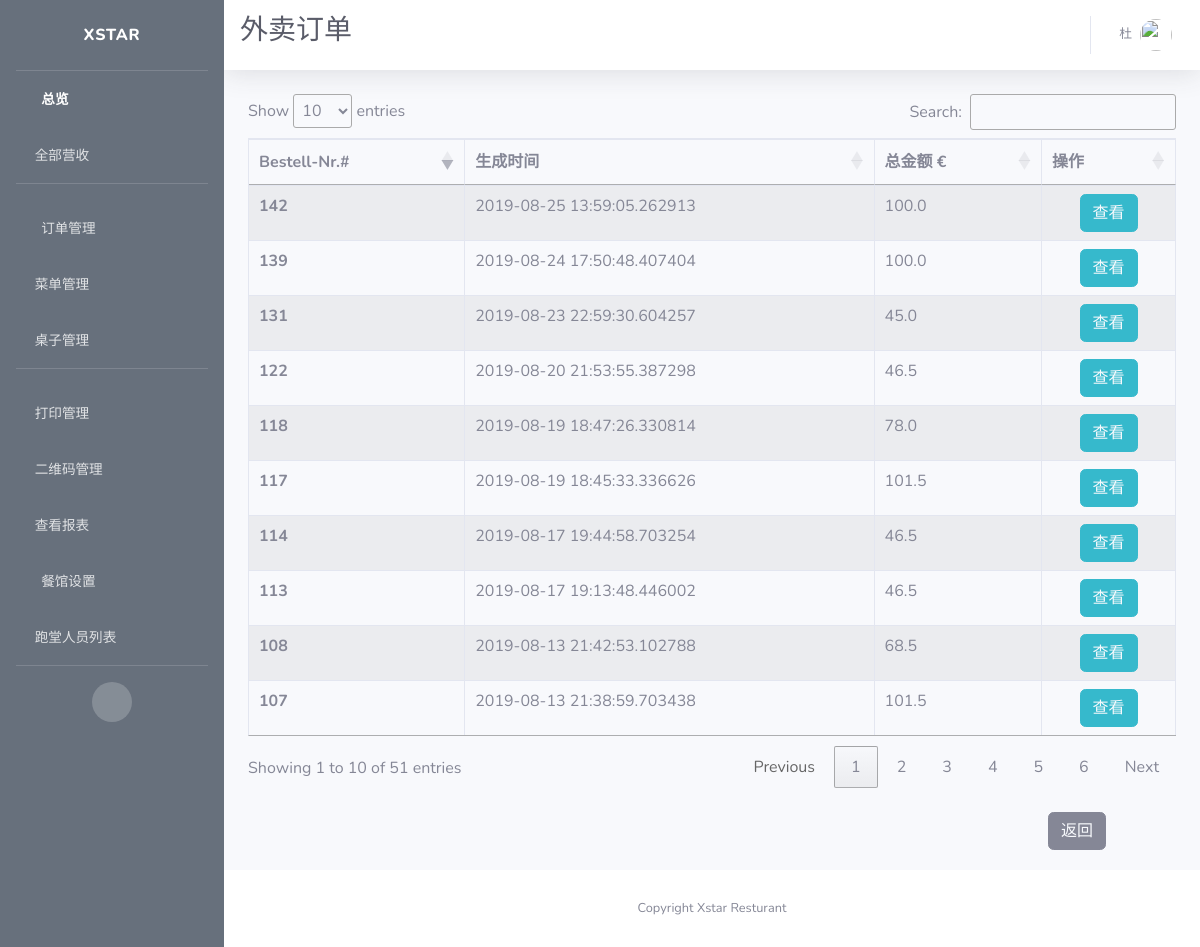
The app's page /admin/takeaway/orders/all (signed in) with its own data.
### app/models.py (models this page shows, shortened)
class User(UserMixin, db.Model):
    id = db.Column(db.Integer, primary_key=True)
    username = db.Column(db.String(64), index=True, unique=True, nullable=False)
    alias = db.Column(db.String(64))
    email = db.Column(db.String(120), unique=True)
    password_hash = db.Column(db.String(128))
    permissions = db.Column(db.Integer)
    container = db.Column(db.String(300))

class Order(db.Model):
    id = db.Column(db.Integer, primary_key=True, unique=True, index=True)
    totalPrice = db.Column(db.Float, unique=False)
    orderNumber = db.Column(db.String(200), unique=True)
    timeCreated = db.Column(db.DateTime, default=datetime.utcnow)
    isPaid = db.Column(db.Boolean, default=False)
    isReady = db.Column(db.Boolean, default=False)
    isPickedUp = db.Column(db.Boolean, default=False)
    items = db.Column(db.String(300))
    pay_via = db.Column(db.String(100))
    type = db.Column(db.String(100))
    container = db.Column(db.String(300))
    mealPrinted = db.Column(db.Boolean, default=False)
    printed = db.Column(db.Boolean, default=False)
    settleTime = db.Column(db.DateTime)
    settleID = db.Column(db.String(500))
    table_name = db.Column(db.String(500))
    seat_number = db.Column(db.String(500))
    isCancelled = db.Column(db.Boolean(), default=False)
    dishes = db.Column(db.String(500))

### app/routes.py (the view)
@app.route("/admin/takeaway/orders/all")
@login_required
def all_out_orders():
    referrer = request.headers.get('Referer')
    orders = Order.query.filter(Order.type == "Out").all()
    context = dict(title=u'外卖订单',
                   orders=orders,
                   referrer=referrer,
                   company_name=company_info.get('company_name'))
    return render_template('all_out_orders.html', **context)

### app/models.py (called while the page is built)
@login.user_loader
def load_user(id):
    return User.query.get(int(id))

### app/templates/all_out_orders.html (shortened to what this page needs)
{% extends 'base.html' %}
{% block css %}
<link rel="stylesheet" type="text/css" href="https://cdn.datatables.net/1.10.19/css/jquery.dataTables.css">
<link rel="stylesheet" type="text/css" href="https://cdnjs.cloudflare.com/ajax/libs/twitter-bootstrap/4.1.3/css/bootstrap.css">
<link rel="stylesheet" type="text/css" href="https://cdn.datatables.net/1.10.19/css/dataTables.bootstrap4.min.css">
{% endblock %}
{% block title %}
<h1 class="h3 mb-2 text-gray-800">{{ title }}</h1>
{% endblock %}
{% block content %}
<div class="row">
    <div class="col-sm-12">
        <table id="example" class="table table-striped table-bordered">
      <thead>
        <tr>
          <th scope="col">Bestell-Nr.#</th>
          <th scope="col">生成时间</th>
          <th scope="col">总金额 €</th>
          <th scope="col">操作</th>
        </tr>
      </thead>
      <tbody>
      {% for order in orders %}
        <tr id={{ order.id }}>
          <th scope="row">{{ order.id }}</th>
          <td>{{ order.timeCreated }}</td>
          <td>{{ order.totalPrice }}</td>
          <td style="text-align:center">
            <span>
              <button type="button" class="btn btn-info">
                <a href={{ url_for('takeaway_order_view', order_id=order.id) }} style="color: rgb(247, 249, 252)">
                  查看
                </a>
              </button>
            </span>
          </td>
        </tr>
      {% endfor %}
      </tbody>
    </table>
    </div>
</div>
<br>
<button type="button" class="btn btn-secondary" id="back">
  <a href="{{referrer}}" style="color: rgb(247, 249, 252)">
    返回
  </a>
</button>
{% endblock %}

### app/templates/base.html (shortened to what this page needs)
<!DOCTYPE html>
<html lang="en">
<head>
  {% block css %}
  {% endblock %}
  <link href="{{ url_for('static', filename='fontawesome-free/css/all.min.css') }}" rel="stylesheet" type="text/css">
  <link href="{{ url_for('static', filename='css/sb-admin-2.min.css')}}" rel="stylesheet">
</head>
<body id="page-top">
  <div id="wrapper">
    <ul class="navbar-nav bg-gradient-primary sidebar sidebar-dark accordion" id="accordionSidebar">
      <a class="sidebar-brand d-flex align-items-center justify-content-center" href="{{ url_for('index') }}">
        <div class="sidebar-brand-text mx-3">Xstar</div>
      </a>
      <hr class="sidebar-divider my-0">
      <li class="nav-item active">
        <a class="nav-link" href="{{url_for('index') }}">
          <i class="fas fa-fw fa-tachometer-alt"></i>
          <span>总览</span></a>
      </li>
      <li class="nav-item">
        <a class="nav-link collapsed" href="#" data-toggle="collapse" data-target="#collapseOne" aria-expanded="true" aria-controls="collapseOne">
          <i class="fas fa-money-bill-alt"></i>
          <span>全部营收</span>
        </a>
      </li>
      <hr class="sidebar-divider">
      <li class="nav-item">
        <a class="nav-link collapsed" href="#" data-toggle="collapse" data-target="#collapseTwo" aria-expanded="true" aria-controls="collapseTwo">
          <i class="fas fa-fw fa-cog"></i>
          <span>订单管理</span>
        </a>
      </li>
      <li class="nav-item">
        <a class="nav-link collapsed" href="#" data-toggle="collapse" data-target="#collapseMenu" aria-expanded="true" aria-controls="collapseTwo">
        <i class="fas fa-utensils"></i>
          <span>菜单管理</span>
        </a>
      </li>
      <li class="nav-item">
        <a class="nav-link collapsed" href="#" data-toggle="collapse" data-target="#collapseUtilities" aria-expanded="true" aria-controls="collapseUtilities">
          <i class="fas fa-chair"></i>
          <span>桌子管理</span>
        </a>
      </li>
      <hr class="sidebar-divider">
      <li class="nav-item">
        <a class="nav-link collapsed" href="#" data-toggle="collapse" data-target="#collapsePages" aria-expanded="true" aria-controls="collapsePages">
          <i class="fas fa-print"></i>
          <span>打印管理</span>
        </a>
      </li>
      <li class="nav-item">
        <a class="nav-link" href={{ url_for('qrcode_manage') }}>
          <i class="fas fa-qrcode"></i>
          <span>二维码管理</span>
        </a>
      </li>
      <li class="nav-item">
        <a class="nav-link collapsed" href="#" data-toggle="collapse" data-target="#collapseLogs" aria-expanded="true" aria-controls="collapseUtilities">
          <i class="far fa-sticky-note"></i>
          <span>查看报表</span>
        </a>
      </li>
      <li class="nav-item">
        <a class="nav-link" href="{{ url_for('set_store') }}">
          <i class="fas fa-fw fa-wrench"></i>
          <span>餐馆设置</span></a>
      </li>
      <li class="nav-item">
        <a class="nav-link" href="{{ url_for('users_manage') }}">
          <i class="fas fa-users"></i>
          <span>跑堂人员列表</span></a>
      </li>
      <hr class="sidebar-divider d-none d-md-block">
      <div class="text-center d-none d-md-inline">
        <button class="rounded-circle border-0" id="sidebarToggle"></button>
      </div>
    </ul>
    <div id="content-wrapper" class="d-flex flex-column">
      <div id="content">
        <nav class="navbar navbar-expand navbar-light bg-white topbar mb-4 static-top shadow">
          {% block title %}
          {% endblock %}
          <ul class="navbar-nav ml-auto">
            <li class="nav-item dropdown no-arrow">
              <a class="nav-link dropdown-toggle" href="#" id="userDropdown" role="button" data-toggle="dropdown" aria-haspopup="true" aria-expanded="false">
                <span class="mr-2 d-none d-lg-inline text-gray-600 small">{{ current_user.alias }}</span>
                <img class="img-profile rounded-circle" src="https://source.unsplash.com/QAB-WJcbgJk/60x60">
              </a>
            </li>
          </ul>
        </nav>
        <div class="container-fluid">
          {% block content %}{% endblock %}
        </div>
      </div>
      <footer class="sticky-footer bg-white">
        <div class="container my-auto">
          <div class="copyright text-center my-auto">
            <span>Copyright {{ company_name }}</span>
          </div>
        </div>
      </footer>
    </div>
  </div>
</body>
</html>

### app/templates/all_out_orders.html (style rules this page uses)
#back { margin-left: 800px; margin-bottom: 20px; color: rgb(247, 249, 252); }

### app/templates/base.html (style rules this page uses)
.bg-gradient-primary { background-image: linear-gradient(180deg,#67707c 10%,#67707c 100%); background-size: cover; }

### records on screen
User: alias "杜"
Order: id "107", timeCreated "2019-08-13 21:38:59.703438", totalPrice "101.5"
Order: id "108", timeCreated "2019-08-13 21:42:53.102788", totalPrice "68.5"
Order: id "113", timeCreated "2019-08-17 19:13:48.446002", totalPrice "46.5"
Order: id "114", timeCreated "2019-08-17 19:44:58.703254", totalPrice "46.5"
Order: id "117", timeCreated "2019-08-19 18:45:33.336626", totalPrice "101.5"
Order: id "118", timeCreated "2019-08-19 18:47:26.330814", totalPrice "78.0"
Order: id "122", timeCreated "2019-08-20 21:53:55.387298", totalPrice "46.5"
Order: id "131", timeCreated "2019-08-23 22:59:30.604257", totalPrice "45.0"
Order: id "139", timeCreated "2019-08-24 17:50:48.407404", totalPrice "100.0"
Order: id "142", timeCreated "2019-08-25 13:59:05.262913", totalPrice "100.0"

### other values on screen
{{ title }} "外卖订单"
{{ company_name }} "Xstar Resturant"
